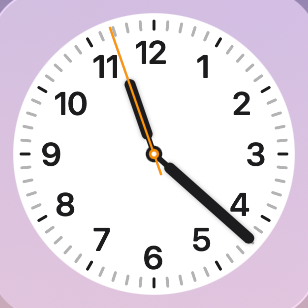
#> input picture lesson_3/clock.png, 308 x 308 px
$ python -i image_utils.py   (imports and definitions only)   (older library calls are emulated)
#> lines starting #> are read from the running program, lines starting #| are printed output that depends on the picture
import cv2
import numpy as np


def edge_detect(gray, method='canny', ksize=3, low_threshold=50, high_threshold=150):
    """
    通用边缘检测函数
    输入:
      gray: 灰度图 (uint8)
      method: 'canny','sobel','laplacian'
    返回:
      单通道 uint8 图像, 范围 0-255
    """
    if method == 'canny':
        blurred = cv2.GaussianBlur(gray, (5, 5), 1.4)
        edges = cv2.Canny(blurred, low_threshold, high_threshold)
        return edges

    if method == 'sobel':
        gx = cv2.Sobel(gray, cv2.CV_64F, 1, 0, ksize=ksize)
        gy = cv2.Sobel(gray, cv2.CV_64F, 0, 1, ksize=ksize)
        mag = np.sqrt(gx * gx + gy * gy)
        if np.max(mag) > 0:
            mag = (mag / np.max(mag) * 255).astype(np.uint8)
        else:
            mag = np.zeros_like(gray)
        return mag

    if method == 'laplacian':
        lap = cv2.Laplacian(gray, cv2.CV_64F, ksize=ksize)
        edges = np.uint8(np.absolute(lap))
        return edges

    raise ValueError('Unknown method: ' + str(method))

>>> import cv2
>>> picture = cv2.imread('clock.png', cv2.IMREAD_GRAYSCALE)
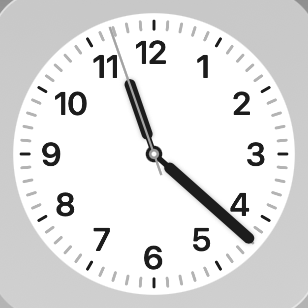
#> picture: shape (308, 308); min 25, max 255, mean 223.2
>>> result = edge_detect(picture)
#> in edge_detect, `blurred = cv2.GaussianBlur(gray, (5, 5), 1.4)`:
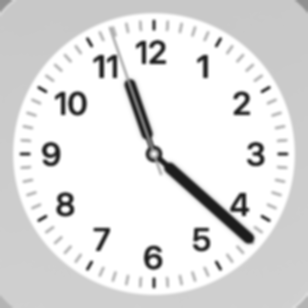
#> blurred: shape (308, 308); min 28, max 255, mean 223.2
#> in edge_detect, `edges = cv2.Canny(blurred, low_threshold, high_threshold)`:
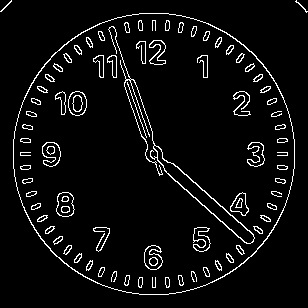
#> edges: shape (308, 308); 5.4% white in thin lines or dots
